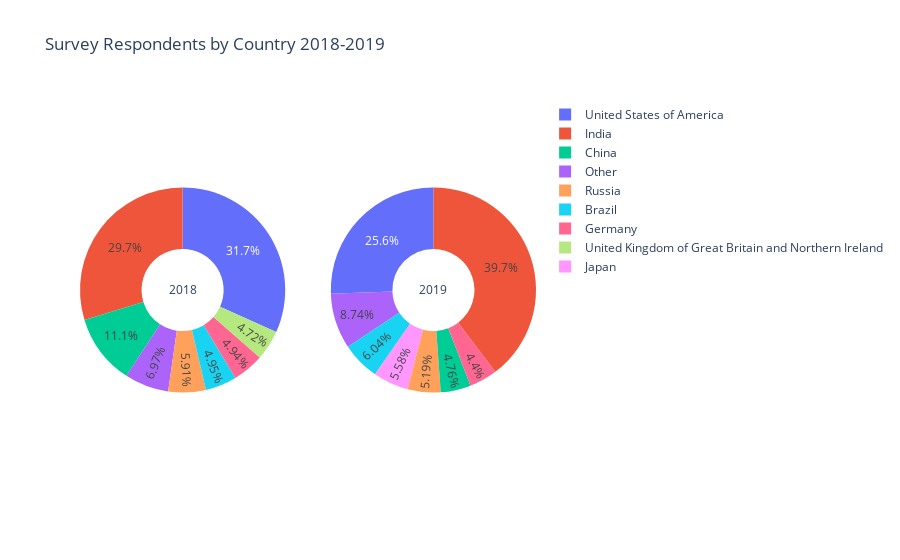

The code cell stored with this chart in its notebook:
### Markdown cell above
## 2018, 2019 Survey Respondents

### Code cell
import plotly.graph_objects as go
from plotly.subplots import make_subplots

top_n= 8
fig = make_subplots(rows=1, cols=2, specs=[[{'type':'domain'}, {'type':'domain'}]])

df_test = pd.DataFrame({'count' : df_multi_choice.groupby([ "Q3"] ).size()}).reset_index().sort_values(by = 'count', ascending = False)

labels = df_test['Q3'].unique()[:top_n]
values = df_test['count'][:top_n]

#use to create 2019 and 2017 pie chart

df_test_2019 = pd.DataFrame({'count' : df_2019.groupby([ "Q3"] ).size()}).reset_index().sort_values(by = 'count', ascending = False)
labels_2019 = df_test_2019['Q3'].unique()[:top_n]
values_2019 = df_test_2019['count'][:top_n]

fig.add_trace(go.Pie(labels = labels, values = values, title_text ='2018'), 1, 1)
fig.add_trace(go.Pie(labels=labels_2019, values=values_2019, title_text ='2019'), 1, 2)

#Use `hole` to create a donut-like pie chart
fig.update_traces(hole=.4, hoverinfo="label+percent+name")
fig.update_layout(title_text="Survey Respondents by Country 2018-2019")
fig.show()

### Figure 1 — Plotly figure (JSON) as saved in the notebook; plotly's stock layout.template omitted (floating-point values rounded to 4 significant figures)
{"data": [{"domain": {"x": [0, 0.45], "y": [0, 1]}, "hole": 0.4, "hoverinfo": "label+percent+name", "labels": ["United States of America", "India", "China", "Other", "Russia", "Brazil", "Germany", "United Kingdom of Great Britain and Northern Ireland"], "title": {"text": "2018"}, "type": "pie", "values": [4716, 4417, 1644, 1036, 879, 736, 734, 702]}, {"domain": {"x": [0.55, 1], "y": [0, 1]}, "hole": 0.4, "hoverinfo": "label+percent+name", "labels": ["India", "United States of America", "Other", "Brazil", "Japan", "Russia", "China", "Germany"], "title": {"text": "2019"}, "type": "pie", "values": [4786, 3085, 1054, 728, 673, 626, 574, 531]}], "layout": {"title": {"text": "Survey Respondents by Country 2018-2019"}}}
